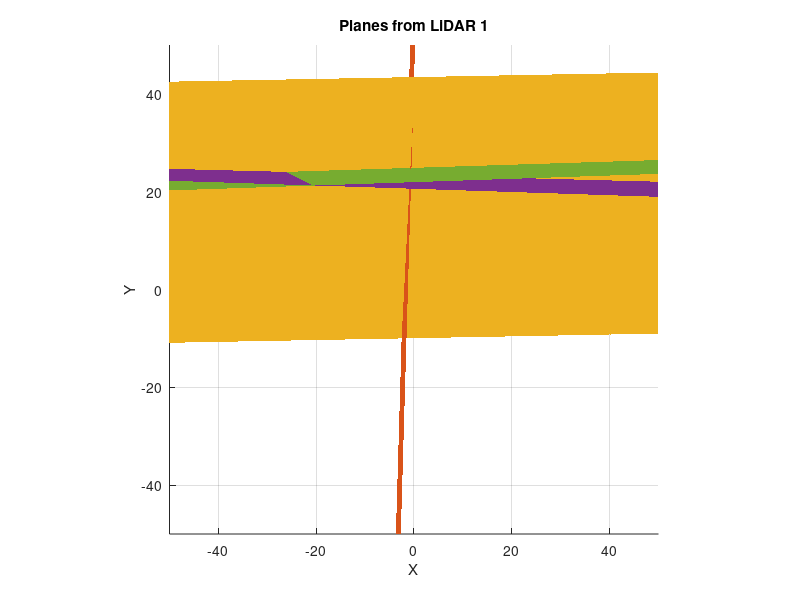
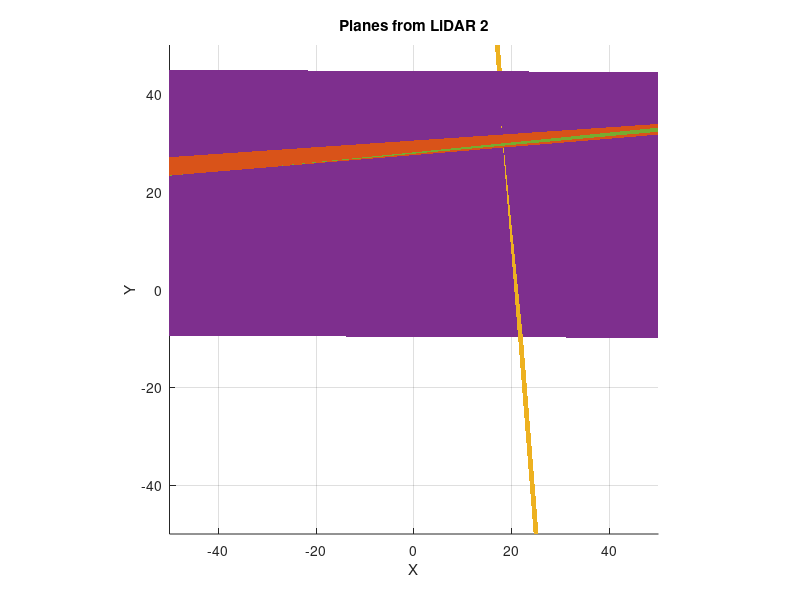

Write the MATLAB code that produced these figures, in order. (Note: this script raises an error after producing the figures.)
%%%%%%%%%%%%%%%%%%%%%%%%%%%%%%%%%%%%%%%%%%%%%%%%%%%%%%%%%%%%%%%%%%%%%%%%%%%
% CLIPPER Example: Plane cloud registration
%
%    Uses planes extracted from two LiDAR scans with <50% overlap 
%
%%%%%%%%%%%%%%%%%%%%%%%%%%%%%%%%%%%%%%%%%%%%%%%%%%%%%%%%%%%%%%%%%%%%%%%%%%%
clear, clc;
%% Plane parameters segmented from two LiDAR scans

D1 = [
    0.99778409, -0.02919371, -0.05978833,   1.84071578;...
    0.00655776, -0.34994794,  0.93674619,   5.81443529;...
    0.03067185,  0.93082657,  0.36417186, -22.82330860;...
   -0.03095734,  0.91232313,  0.40829902, -24.11912204;...
]';

D2 = [
    -0.07169808126,  0.855164861,  0.513373592, -28.65209536;...
    0.99514624580,  0.078913239,  0.058793283, -21.00096958;
    -0.00156293830, -0.344498312,  0.938785636,   5.98810865;...
     0.08368147539, -0.930524190, -0.356541920,  29.41486128;...
]';

% ground truth associations
Agt = [1 4; 2 3; 3 2];

%% Plot input plane clouds

% colors to loop through
colors = [
    0.8500, 0.3250, 0.0980;...
    0.9290, 0.6940, 0.1250;...
    0.4940, 0.1840, 0.5560;...
    0.4660, 0.6740, 0.1880;...
    0.3010, 0.7450, 0.9330;...
    0.6350, 0.0780, 0.1840;
];

[X, Y] = meshgrid(-50:1:50);

figure(1), cla; grid on; hold on;
title('Planes from LiDAR 1');
axis equal; xlabel('X'); ylabel('Y'); zlabel('Z');
for i = 1:size(D1,2)
    P = D1(:,i);
    P = P/norm(P);
    Z = (P(1)*X + P(2)*Y + P(4)) / (-P(3) + 1e-12);
    surf(X,Y,Z,'LineStyle','none','FaceColor',colors(i,:),'FaceLighting','gouraud');
end
axis([-50 50 -50 50 -10 10])

figure(2), cla; grid on; hold on;
title('Planes from LiDAR 2');
axis equal; xlabel('X'); ylabel('Y'); zlabel('Z');
for i = 1:size(D2,2)
    P = D2(:,i);
    P = P/norm(P);
    Z = (P(1)*X + P(2)*Y + P(4)) / (-P(3) + 1e-12);
    surf(X,Y,Z,'LineStyle','none','FaceColor',colors(i,:),'FaceLighting','gouraud');
end
axis([-50 50 -50 50 -10 10])

%% Generate putative associations

% by passing in an empty initial association matrix, an all-to-all
% hypothesis will be formed, i.e., CLIPPER will consider if any point in
% D1 can be associated with any other point in D2 (in a one-to-one way).
A = [];

%% Run CLIPPER
params.sigma = deg2rad(1.5);
params.sigma_bound = 1;
[M, C, A] = clipper_planecloud(D1, D2, A, params);

%%

[Ain, idx, u] = clipper_findcorrespondences(M, C, A);

% check returned correspondences
[~,idxAgt] = sort(Agt(:,1));
[~,idxAin] = sort(Ain(:,1));
correct = norm(Ain(idxAin,:) - Agt(idxAgt,:))==0;
if ~correct
    disp(['Incorrect correspondence returned. Please check for '...
        'symmetries in input data or tune affinity scoring parameters.'])
end

%% Find optimal alignment given correspondences

AA = D1(:,Ain(:,1));
BB = D2(:,Ain(:,2));

N1 = AA(1:3,:);
N2 = BB(1:3,:);

[U,~,V] = svd(N2*N1');
Rhat = U*diag([1 1 det(U*V)])*V';

N = (Rhat*N1)';
that = (N'*N)\N'*(AA(4,:) - BB(4,:))';
% that = zeros(3,1);

That = [Rhat that; 0 0 0 1];

%% Plot aligned planes

[X, Y] = meshgrid(-50:1:50);

T_1_2 = inv(That);

PP = inv(T_1_2)'*D2;

figure(4), cla; grid on; hold on; title('registered');
axis equal; xlabel('X'); ylabel('Y'); zlabel('Z');
for i = 1:size(D1,2)
    P = D1(:,i);
    P = P/norm(P);
    Z = (P(1)*X + P(2)*Y + P(4)) / (-P(3) + 1e-12);
    surf(X,Y,Z,'LineStyle','none','FaceColor',colors(i,:),'FaceLighting','gouraud');
end
for i = 1:size(PP,2)
    P = PP(:,i);
    P = P/norm(P);
    Z = (P(1)*X + P(2)*Y + P(4)) / (-P(3) + 1e-12);
    surf(X,Y,Z,'LineStyle','none','FaceColor',colors(i,:),'FaceLighting','gouraud');
end
axis([-50 50 -50 50 -10 10])
